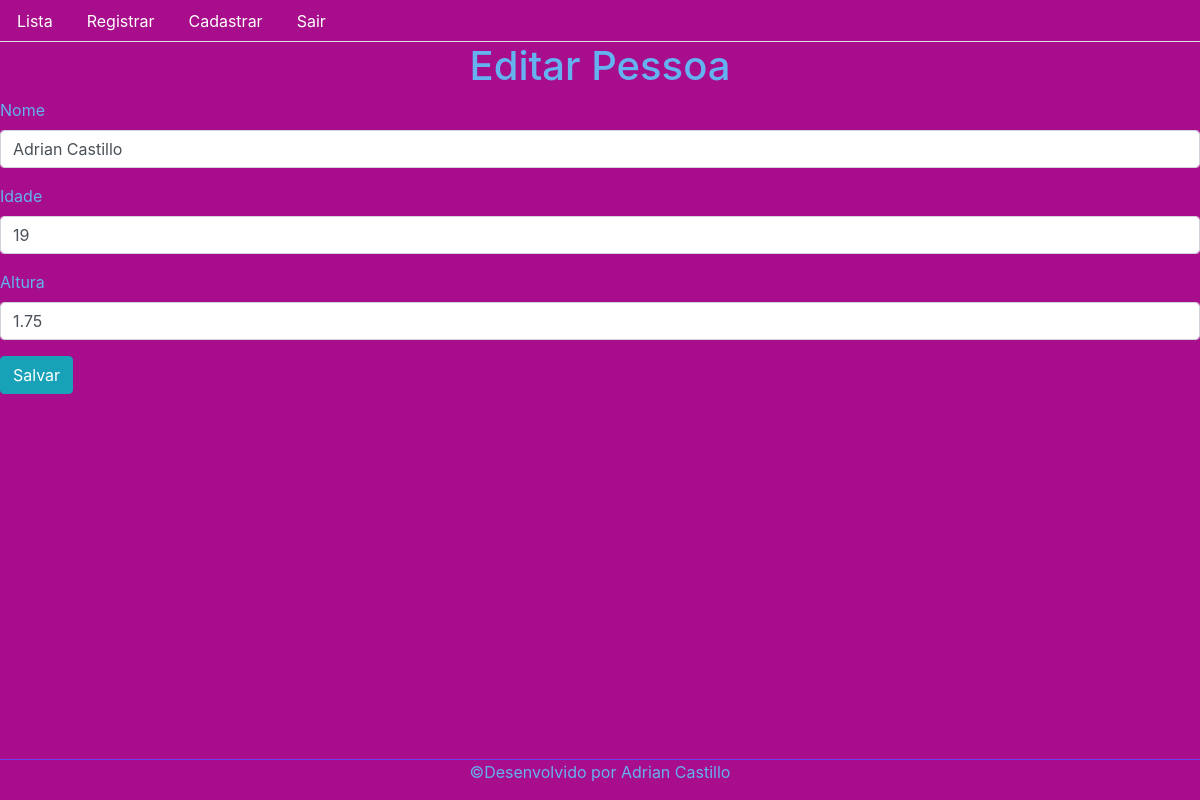
Page /editar/1 (signed in) on the committed database.
### models/pessoa.py (models this page shows, shortened)
class Pessoa(db.Model):
    id = db.Column(db.Integer, primary_key = True, autoincrement = True)
    nome = db.Column(db. String(15), nullable = False)
    idade = db.Column(db. String(15), nullable = False)
    altura = db.Column(db. String(15), nullable = False)

### view.py (the view)
@app.route('/editar/<int:id>')
def editar(id):
    if 'usuario_logado' not in session or session['usuario_logado'] is None:
        return redirect(url_for('login', proximo= url_for('inicio')))
    pessoa = Pessoa.query.filter_by(id=id).first()
    return render_template('editar.html', titulo= 'Editar Pessoa', pessoa = pessoa)

### templates/editar.html
{% extends "template.html" %}
{% block conteudo %}
    <form action="{{ url_for('atualizar')}}" method="post">
        <fieldset>
            <div class="form-group">
                <label for="nome">Nome</label>
                <input type="text" id="nome" name="nome" placeholder="Digite o nome"class="form-control" value="{{pessoa.nome}}">
            </div>
            <div class="form-group">
                <label for="idade">Idade</label>
                <input type="text" id="idade" name="idade" placeholder="Digite a idade"class="form-control" value="{{pessoa.idade}}">
            </div>
            <div class="form-group">
                <label for="altura">Altura</label>
                <input type="text" id="altura" name="altura" placeholder="Digite a altura"class="form-control" value="{{pessoa.altura}}">
            </div>
            <button type="submit" class="btn btn-info">Salvar</button>
        </fieldset>
    </form>
{% endblock %}

### style/style.css (style rules this page uses)
body { color: rgb(101, 178, 241); background: rgb(168, 13, 139); }

### rows in the picture
Pessoa: nome "Adrian Castillo", idade "19", altura "1.75"

### other values in the picture
{{ titulo }} "Editar Pessoa"
